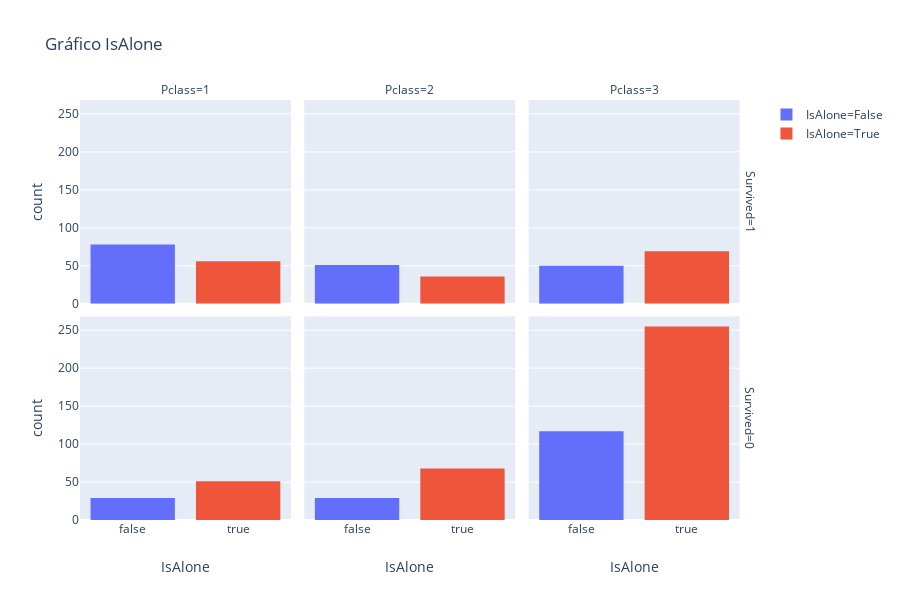

Write notebook code for a chart like this one.
### Code cell
fig = px.histogram(df.sort_values(by=['Pclass']),  x="IsAlone",color="IsAlone", facet_col="Pclass", facet_row="Survived" , title="Gráfico IsAlone")
fig.show()

### Figure 1 — Plotly figure (JSON) as saved in the notebook; plotly's stock layout.template omitted (floating-point values rounded to 4 significant figures; data arrays with more than 128 entries replaced by an {"elided": "..."} marker saying what was removed)
{"data": [{"alignmentgroup": "True", "bingroup": "x", "hoverlabel": {"namelength": 0}, "hovertemplate": "IsAlone=%{x}<br>Survived=1<br>Pclass=1<br>count=%{y}", "legendgroup": "IsAlone=False", "marker": {"color": "#636efa"}, "name": "IsAlone=False", "offsetgroup": "IsAlone=False", "orientation": "v", "showlegend": true, "type": "histogram", "x": [false, false, false, false, false, false, false, false, false, false, false, false, false, false, false, false, false, false, false, false, false, false, false, false, false, false, false, false, false, false, false, false, false, false, false, false, false, false, false, false, false, false, false, false, false, false, false, false, false, false, false, false, false, false, false, false, false, false, false, false, false, false, false, false, false, false, false, false, false, false, false, false, false, false, false, false, false, false], "xaxis": "x4", "yaxis": "y4"}, {"alignmentgroup": "True", "bingroup": "x", "hoverlabel": {"namelength": 0}, "hovertemplate": "IsAlone=%{x}<br>Survived=1<br>Pclass=2<br>count=%{y}", "legendgroup": "IsAlone=False", "marker": {"color": "#636efa"}, "name": "IsAlone=False", "offsetgroup": "IsAlone=False", "orientation": "v", "showlegend": false, "type": "histogram", "x": [false, false, false, false, false, false, false, false, false, false, false, false, false, false, false, false, false, false, false, false, false, false, false, false, false, false, false, false, false, false, false, false, false, false, false, false, false, false, false, false, false, false, false, false, false, false, false, false, false, false, false], "xaxis": "x5", "yaxis": "y5"}, {"alignmentgroup": "True", "bingroup": "x", "hoverlabel": {"namelength": 0}, "hovertemplate": "IsAlone=%{x}<br>Survived=1<br>Pclass=3<br>count=%{y}", "legendgroup": "IsAlone=False", "marker": {"color": "#636efa"}, "name": "IsAlone=False", "offsetgroup": "IsAlone=False", "orientation": "v", "showlegend": false, "type": "histogram", "x": [false, false, false, false, false, false, false, false, false, false, false, false, false, false, false, false, false, false, false, false, false, false, false, false, false, false, false, false, false, false, false, false, false, false, false, false, false, false, false, false, false, false, false, false, false, false, false, false, false, false], "xaxis": "x6", "yaxis": "y6"}, {"alignmentgroup": "True", "bingroup": "x", "hoverlabel": {"namelength": 0}, "hovertemplate": "IsAlone=%{x}<br>Survived=0<br>Pclass=1<br>count=%{y}", "legendgroup": "IsAlone=False", "marker": {"color": "#636efa"}, "name": "IsAlone=False", "offsetgroup": "IsAlone=False", "orientation": "v", "showlegend": false, "type": "histogram", "x": [false, false, false, false, false, false, false, false, false, false, false, false, false, false, false, false, false, false, false, false, false, false, false, false, false, false, false, false, false], "xaxis": "x", "yaxis": "y"}, {"alignmentgroup": "True", "bingroup": "x", "hoverlabel": {"namelength": 0}, "hovertemplate": "IsAlone=%{x}<br>Survived=0<br>Pclass=2<br>count=%{y}", "legendgroup": "IsAlone=False", "marker": {"color": "#636efa"}, "name": "IsAlone=False", "offsetgroup": "IsAlone=False", "orientation": "v", "showlegend": false, "type": "histogram", "x": [false, false, false, false, false, false, false, false, false, false, false, false, false, false, false, false, false, false, false, false, false, false, false, false, false, false, false, false, false], "xaxis": "x2", "yaxis": "y2"}, {"alignmentgroup": "True", "bingroup": "x", "hoverlabel": {"namelength": 0}, "hovertemplate": "IsAlone=%{x}<br>Survived=0<br>Pclass=3<br>count=%{y}", "legendgroup": "IsAlone=False", "marker": {"color": "#636efa"}, "name": "IsAlone=False", "offsetgroup": "IsAlone=False", "orientation": "v", "showlegend": false, "type": "histogram", "x": [false, false, false, false, false, false, false, false, false, false, false, false, false, false, false, false, false, false, false, false, false, false, false, false, false, false, false, false, false, false, false, false, false, false, false, false, false, false, false, false, false, false, false, false, false, false, false, false, false, false, false, false, false, false, false, false, false, false, false, false, false, false, false, false, false, false, false, false, false, false, false, false, false, false, false, false, false, false, false, false, false, false, false, false, false, false, false, false, false, false, false, false, false, false, false, false, false, false, false, false, false, false, false, false, false, false, false, false, false, false, false, false, false, false, false, false, false], "xaxis": "x3", "yaxis": "y3"}, {"alignmentgroup": "True", "bingroup": "x", "hoverlabel": {"namelength": 0}, "hovertemplate": "IsAlone=%{x}<br>Survived=1<br>Pclass=1<br>count=%{y}", "legendgroup": "IsAlone=True", "marker": {"color": "#EF553B"}, "name": "IsAlone=True", "offsetgroup": "IsAlone=True", "orientation": "v", "showlegend": true, "type": "histogram", "x": [true, true, true, true, true, true, true, true, true, true, true, true, true, true, true, true, true, true, true, true, true, true, true, true, true, true, true, true, true, true, true, true, true, true, true, true, true, true, true, true, true, true, true, true, true, true, true, true, true, true, true, true, true, true, true, true], "xaxis": "x4", "yaxis": "y4"}, {"alignmentgroup": "True", "bingroup": "x", "hoverlabel": {"namelength": 0}, "hovertemplate": "IsAlone=%{x}<br>Survived=1<br>Pclass=2<br>count=%{y}", "legendgroup": "IsAlone=True", "marker": {"color": "#EF553B"}, "name": "IsAlone=True", "offsetgroup": "IsAlone=True", "orientation": "v", "showlegend": false, "type": "histogram", "x": [true, true, true, true, true, true, true, true, true, true, true, true, true, true, true, true, true, true, true, true, true, true, true, true, true, true, true, true, true, true, true, true, true, true, true, true], "xaxis": "x5", "yaxis": "y5"}, {"alignmentgroup": "True", "bingroup": "x", "hoverlabel": {"namelength": 0}, "hovertemplate": "IsAlone=%{x}<br>Survived=1<br>Pclass=3<br>count=%{y}", "legendgroup": "IsAlone=True", "marker": {"color": "#EF553B"}, "name": "IsAlone=True", "offsetgroup": "IsAlone=True", "orientation": "v", "showlegend": false, "type": "histogram", "x": [true, true, true, true, true, true, true, true, true, true, true, true, true, true, true, true, true, true, true, true, true, true, true, true, true, true, true, true, true, true, true, true, true, true, true, true, true, true, true, true, true, true, true, true, true, true, true, true, true, true, true, true, true, true, true, true, true, true, true, true, true, true, true, true, true, true, true, true, true], "xaxis": "x6", "yaxis": "y6"}, {"alignmentgroup": "True", "bingroup": "x", "hoverlabel": {"namelength": 0}, "hovertemplate": "IsAlone=%{x}<br>Survived=0<br>Pclass=1<br>count=%{y}", "legendgroup": "IsAlone=True", "marker": {"color": "#EF553B"}, "name": "IsAlone=True", "offsetgroup": "IsAlone=True", "orientation": "v", "showlegend": false, "type": "histogram", "x": [true, true, true, true, true, true, true, true, true, true, true, true, true, true, true, true, true, true, true, true, true, true, true, true, true, true, true, true, true, true, true, true, true, true, true, true, true, true, true, true, true, true, true, true, true, true, true, true, true, true, true], "xaxis": "x", "yaxis": "y"}, {"alignmentgroup": "True", "bingroup": "x", "hoverlabel": {"namelength": 0}, "hovertemplate": "IsAlone=%{x}<br>Survived=0<br>Pclass=2<br>count=%{y}", "legendgroup": "IsAlone=True", "marker": {"color": "#EF553B"}, "name": "IsAlone=True", "offsetgroup": "IsAlone=True", "orientation": "v", "showlegend": false, "type": "histogram", "x": [true, true, true, true, true, true, true, true, true, true, true, true, true, true, true, true, true, true, true, true, true, true, true, true, true, true, true, true, true, true, true, true, true, true, true, true, true, true, true, true, true, true, true, true, true, true, true, true, true, true, true, true, true, true, true, true, true, true, true, true, true, true, true, true, true, true, true, true], "xaxis": "x2", "yaxis": "y2"}, {"alignmentgroup": "True", "bingroup": "x", "hoverlabel": {"namelength": 0}, "hovertemplate": "IsAlone=%{x}<br>Survived=0<br>Pclass=3<br>count=%{y}", "legendgroup": "IsAlone=True", "marker": {"color": "#EF553B"}, "name": "IsAlone=True", "offsetgroup": "IsAlone=True", "orientation": "v", "showlegend": false, "type": "histogram", "x": {"elided": "255 bool values"}, "xaxis": "x3", "yaxis": "y3"}], "layout": {"annotations": [{"font": {}, "showarrow": false, "text": "Pclass=1", "x": 0.1567, "xanchor": "center", "xref": "paper", "y": 1, "yanchor": "bottom", "yref": "paper"}, {"font": {}, "showarrow": false, "text": "Pclass=2", "x": 0.49, "xanchor": "center", "xref": "paper", "y": 1, "yanchor": "bottom", "yref": "paper"}, {"font": {}, "showarrow": false, "text": "Pclass=3", "x": 0.8233, "xanchor": "center", "xref": "paper", "y": 1, "yanchor": "bottom", "yref": "paper"}, {"font": {}, "showarrow": false, "text": "Survived=0", "textangle": 90, "x": 0.98, "xanchor": "left", "xref": "paper", "y": 0.2425, "yanchor": "middle", "yref": "paper"}, {"font": {}, "showarrow": false, "text": "Survived=1", "textangle": 90, "x": 0.98, "xanchor": "left", "xref": "paper", "y": 0.7575, "yanchor": "middle", "yref": "paper"}], "barmode": "relative", "height": 600, "legend": {"tracegroupgap": 0}, "title": {"text": "Gráfico IsAlone"}, "xaxis": {"anchor": "y", "categoryarray": [false, true], "categoryorder": "array", "domain": [0, 0.3133], "title": {"text": "IsAlone"}}, "xaxis2": {"anchor": "y2", "categoryarray": [false, true], "categoryorder": "array", "domain": [0.3333, 0.6467], "matches": "x", "title": {"text": "IsAlone"}}, "xaxis3": {"anchor": "y3", "categoryarray": [false, true], "categoryorder": "array", "domain": [0.6667, 0.98], "matches": "x", "title": {"text": "IsAlone"}}, "xaxis4": {"anchor": "y4", "domain": [0, 0.3133], "matches": "x", "showticklabels": false}, "xaxis5": {"anchor": "y5", "domain": [0.3333, 0.6467], "matches": "x", "showticklabels": false}, "xaxis6": {"anchor": "y6", "domain": [0.6667, 0.98], "matches": "x", "showticklabels": false}, "yaxis": {"anchor": "x", "domain": [0, 0.485], "title": {"text": "count"}}, "yaxis2": {"anchor": "x2", "domain": [0, 0.485], "matches": "y", "showticklabels": false}, "yaxis3": {"anchor": "x3", "domain": [0, 0.485], "matches": "y", "showticklabels": false}, "yaxis4": {"anchor": "x4", "domain": [0.515, 1], "matches": "y", "title": {"text": "count"}}, "yaxis5": {"anchor": "x5", "domain": [0.515, 1], "matches": "y", "showticklabels": false}, "yaxis6": {"anchor": "x6", "domain": [0.515, 1], "matches": "y", "showticklabels": false}}}
